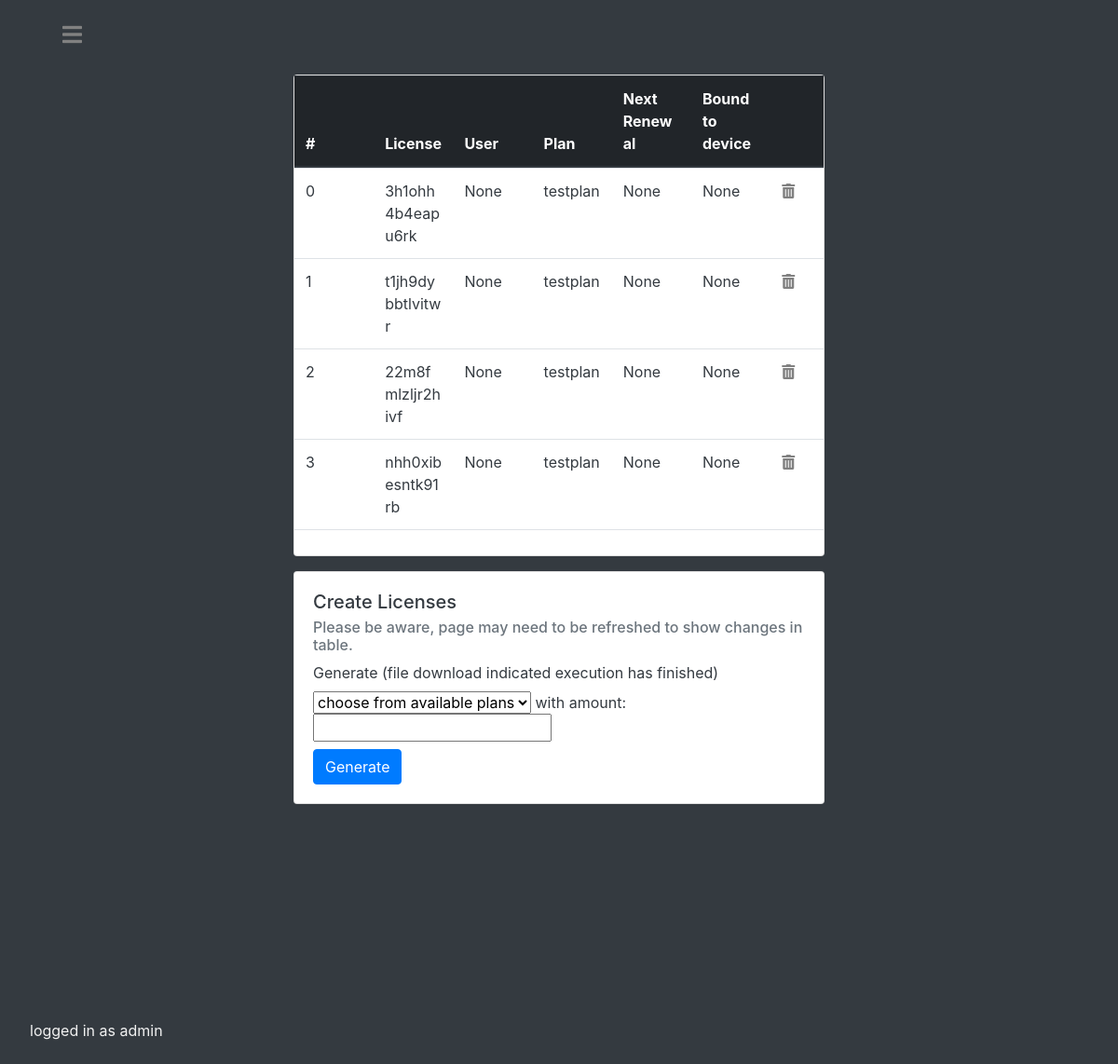
Page /admin/dashboard/licenses (signed in) on the committed database.
### tables this page shows
CREATE TABLE users (username text PRIMARY KEY, fName text, sName text, emailAddress text, password text, admin bool);

CREATE TABLE licenses (license text PRIMARY KEY, username text, boundToUser boolean, boundToDevice boolean, HWID string, devicename string, nextrenewal string, plan string);

### main.py (the view, shortened to what this page needs)
@app.route("/admin/dashboard/licenses", methods=['GET', 'POST'])
@login_required
def adminlicenses():
    if current_user.getAdminPerms():
        db = Database()
        licenses = db.getAll('licenses')
        plans = db.getAll('plans')
        db.closeConnection()
        return render_template('adminlicenses.html',licenses=licenses, plans = plans)
    else:
        reason = f'Insufficient permissions.'
        return render_template('redirect.html', reason=reason)

### api.py (called while the page is built)
    def closeConnection(self):
        self.conn.close()
        return

    def getAll(self,dbname):
        self.c.execute(f'''SELECT * FROM {dbname}''')
        result = self.c.fetchall()
        return result

    def searchUsersByUsername(self,user):
        self.c.execute(f'''SELECT * FROM users WHERE username = ?''', (user,) )
        result = self.c.fetchone()
        return result

### main.py (called while the page is built)
@login_manager.user_loader
def load_user(username):
    dbconnection = Database()
    result = dbconnection.searchUsersByUsername(username)
    dbconnection.closeConnection()
    if result:
        if result[5] == "FALSE":
            return User(result[0], result[1], result[2], result[3], result[4])
        else:
            return AdministativeUser(result[0], result[1], result[2], result[3], result[4])
    else:
        return None

    def getAdminPerms(self):
        return self.isadmin

### templates/adminlicenses.html (shortened to what this page needs)
<!DOCTYPE html>
<html lang="en">
<head>
    <link rel="stylesheet" href="https://use.fontawesome.com/releases/v5.0.8/css/all.css">
    <link rel="stylesheet" href="https://maxcdn.bootstrapcdn.com/bootstrap/4.0.0/css/bootstrap.min.css"
>
</head>
<body class="bg-dark">
<div id="mySidenav" class="sidenav">
    <p class="footer fixed-bottom">logged in as {{ current_user.id }}</p>
</div>
<div id="main" class="container-fluid h-10 bg-dark text-white">
    <div class="col-3 text-left">
        <div class="navbarbutton"><a href="#" onclick="openNav()"><i class="fas fa-bars"></i></a></div>
    </div>
</div>
<div class="container-fluid h-80 bg-dark text-white">
    <div class="row h-90">
        <div class="col-3 text-left">
        </div>
        <div class="col-md-6 text-left justify-content-center align-items-center">
            <div class="card">
                <table id="dbtable" class="table mb-3 px-2">
                    <thead class="thead-dark">
                    <tr>
                        <th scope="col" onclick="sortTable2(0)">#</th>
                        <th scope="col" onclick="sortTable2(1)">License</th>
                        <th scope="col">User</th>
                        <th scope="col">Plan</th>
                        <th scope="col">Next Renewal</th>
                        <th scope="col">Bound to device</th>
                        <th scope="col" width="10%"></th>
                    </tr>
                    </thead>
                    <tbody>
                    {% for value in licenses %}
                    <tr class="tbody text-dark">
                        <td scope="row ">{{ licenses.index(value) }}</td>
                        <td>{{ value[0] }}</td>
                        {% if value[1] != None %}
                        <td>@{{ value[1] }}</td>
                        {% else %}
                        <td>{{ value[1] }}</td>
                        {% endif %}
                        <td>{{ value[7] }}</td>
                        <td>{{ value[6] }}</td>
                        <td>{{ value[5] }}</td>
                        <td width="10%"><form method="post"><button  id="delete" name="delete" type="submit" class="invisblebutton" value="{{ value[0] }}"><i class="fas fa-trash-alt"></i></button></form></td>
                    </tr>
                    {% endfor %}
                    </tbody>
                </table>
            </div>
            <div class="card mt-3 text-dark">
                <div class="card-body">
                <h5 class="card-title">Create Licenses</h5>
                <h6 class="card-subtitle mb-2 text-muted">Please be aware, page may need to be refreshed to show changes in table.</h6>
                    <label for="plan-select">Generate (file download indicated execution has finished)</label>
                    <form action="" method="post">
                        <select name="plans" id="plan-select" name="plan-select">
                            <option value="">choose from available plans</option>
                        </select>
                        with amount:
                        <input type="number" name="amount">
                        <br>
                        <button type="submit" class="btn btn-primary mt-2">Generate</button>
                    </form>
              </div>
            </div>
        </div>
        <div class="col-3"></div>
    </div>
</div>
</body>
</html>

### templates/adminlicenses.html (style rules this page uses)
body,html { height:100%; }
.h-90 { height:90%; }
.h-80 { height:80%; }
.h-10 { height:10%; }
.sidenav { height: 100%; width: 0; position: fixed; z-index: 1; top: 0; left: 0; background-color: #111; overflow-x: hidden; padding-top: 60px; transition: 0.5s; }
.footer { color: #f1f1f1; padding: 8px 8px 8px 32px; white-space: nowrap; }
.navbarbutton { font-size: 150%; color: #E5D4C0; position: fixed; }
.navbarbutton a { padding: 8px 8px 8px 32px; color: #818181; transition: 0.3s; }
.navbarbutton a:link { color: #818181; }
.invisblebutton { background: none!important; border: none; padding: 0!important; font-family: arial, sans-serif; color: #818181; text-decoration: underline; cursor: pointer; }
table { width: 100%; }
thead, tbody tr { display: table; width: 100%; table-layout: fixed; }
tbody { display: block; overflow-y: auto; table-layout: fixed; max-height: 400px; }
#main { transition: margin-left .5s; padding: 20px; }

### rows in the picture
users: id "admin"
licenses: index "0", license "3h1ohh4b4eapu6rk", value "None", plan "testplan"
licenses: index "1", license "t1jh9dybbtlvitwr", value "None", plan "testplan"
licenses: index "2", license "22m8fmlzljr2hivf", value "None", plan "testplan"
licenses: index "3", license "nhh0xibesntk91rb", value "None", plan "testplan"
